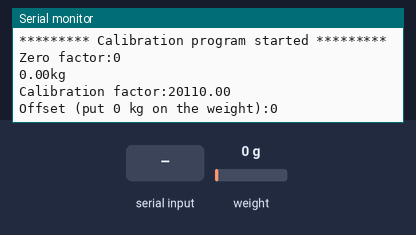
This sketch was run on a simulated Arduino Uno, built with avr-gcc and run on an emulated ATmega328P. On the bench: the last lines printed to the serial monitor. The test bench sets the inputs (shaded band); at power-on: weight on the scale 0 g.

Above: at 3.2 s.
3.3 s: weight on the scale set to 100 g
At 4.7 s:
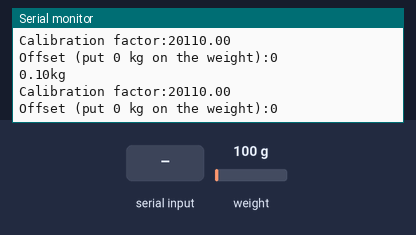
4.8 s: "90,45\n" received over Serial
6.3 s: weight on the scale set to 1250 g
At 7.7 s:
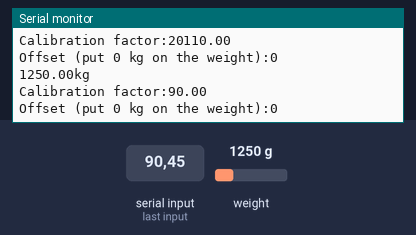
7.8 s: "30,150\n" received over Serial
Timing chart, 0 to 10.8 s (numbered marks = the images above; inputs shaded):
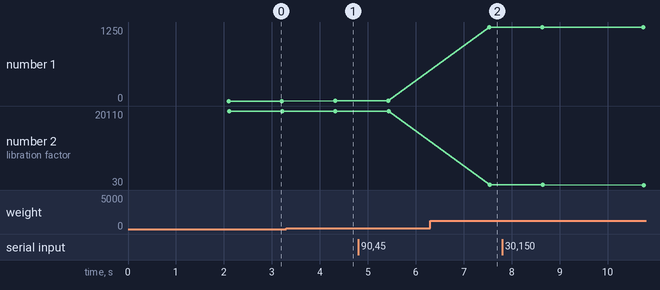

The sketch:

Hx711-1_Calibration.ino
```cpp
                                                                              // original code taken from here: https://github.com/sparkfun/HX711-Load-Cell-Amplifier/blob/master/firmware/SparkFun_HX711_Calibration/SparkFun_HX711_Calibration.ino
#include "HX711.h"

// HX711 circuit wiring to arduino mkr 1300
const int LOADCELL_DOUT_PIN = A1;
const int LOADCELL_SCK_PIN = A2;

// calibration settings
float calibration_factor = 20110;

HX711 scale;

void setup() {
  Serial.begin(9600);
  Serial.println("********* Calibration program started *********");
  // set hardware pins
  scale.begin(LOADCELL_DOUT_PIN, LOADCELL_SCK_PIN);

  // initial set to 0 (without extra weight!)
  scale.set_scale();
  scale.tare();
  // get zero factor
  long zero_factor = scale.read_average();
  Serial.print("Zero factor:");
  Serial.println(zero_factor);
}

void loop() {
  if (scale.is_ready()) {
    scale.set_scale(calibration_factor);
    Serial.print(scale.get_units(), 2);
    Serial.println("kg");
    // calibration with known weight
    Serial.print("Calibration factor:");
    Serial.println(calibration_factor);
    Serial.print("Offset (put 0 kg on the weight):");
    Serial.println(scale.get_offset());

    // with +/- an anjustment is possible
    if(Serial.available())
    {
      String temp = Serial.readString();
      if(temp.length() > 0)
      {
        calibration_factor = temp.toInt();
      }
      //if(temp == '+' || temp == 'a')
      //  calibration_factor += 10;
      // else if(temp == '-' || temp == 'z')
      //  calibration_factor -= 10;
    }
  } else {
    Serial.println("HX711 not found.");
  }

  delay(1000);
}
```

Measured:
- after the input at 3.3 s, the serial monitor: prints a new line after 1.0 s (image 1)
- after the input at 6.3 s, the serial monitor: prints a new line after 1.2 s (image 2)
- plotted number 1: 0 → 0.1 after the input at 3.3 s, 0.1 → 1250 after the input at 6.3 s
- plotted number 2: 90 → 30 after the input at 7.8 s
